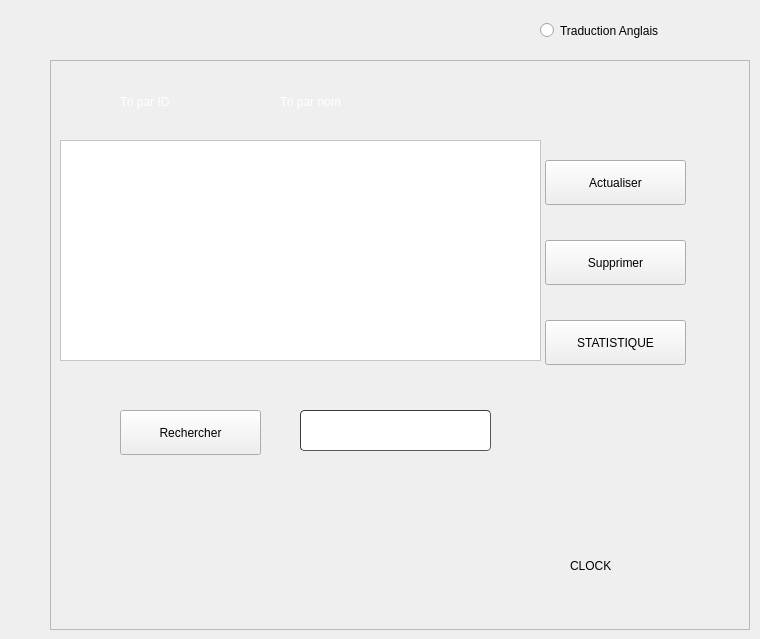
      <widget class="QWidget" name="tab_4">
       <attribute name="title">
        <string>Afficher Client</string>
       </attribute>
       <widget class="QFrame" name="frame_2">
        <property name="geometry">
         <rect>
          <x>50</x>
          <y>60</y>
          <width>700</width>
          <height>570</height>
         </rect>
        </property>
        <property name="frameShape">
         <enum>QFrame::StyledPanel</enum>
        </property>
        <property name="frameShadow">
         <enum>QFrame::Raised</enum>
        </property>
        <widget class="QTableView" name="tableView">
         <property name="geometry">
          <rect>
           <x>10</x>
           <y>80</y>
           <width>481</width>
           <height>221</height>
          </rect>
         </property>
         <property name="styleSheet">
          <string notr="true">background-color: rgb(255, 255, 255);
font: 75 9pt &quot;Arial&quot;;</string>
         </property>
        </widget>
        <widget class="QPushButton" name="pushButton_actualiser">
         <property name="geometry">
          <rect>
           <x>495</x>
           <y>100</y>
           <width>141</width>
           <height>45</height>
          </rect>
         </property>
         <property name="text">
          <string>Actualiser</string>
         </property>
         <property name="icon">
          <iconset resource="ressources.qrc">
           <normaloff>:/img/ressources/128439765_3597692763660753_3323737546201286996_n.png</normaloff>:/img/ressources/128439765_3597692763660753_3323737546201286996_n.png</iconset>
         </property>
         <property name="iconSize">
          <size>
           <width>30</width>
           <height>30</height>
          </size>
         </property>
        </widget>
        <widget class="QPushButton" name="pushButton_delete">
         <property name="geometry">
          <rect>
           <x>495</x>
           <y>180</y>
           <width>141</width>
           <height>45</height>
          </rect>
         </property>
         <property name="text">
          <string>Supprimer</string>
         </property>
         <property name="icon">
          <iconset resource="ressources.qrc">
           <normaloff>:/img/ressources/127960661_183172423452732_4500599527248670551_n.png</normaloff>:/img/ressources/127960661_183172423452732_4500599527248670551_n.png</iconset>
         </property>
         <property name="iconSize">
          <size>
           <width>30</width>
           <height>30</height>
          </size>
         </property>
        </widget>
        <widget class="QPushButton" name="pushButton_recherche">
         <property name="geometry">
          <rect>
           <x>70</x>
           <y>350</y>
           <width>141</width>
           <height>45</height>
          </rect>
         </property>
         <property name="text">
          <string>Rechercher</string>
         </property>
         <property name="icon">
          <iconset resource="ressources.qrc">
           <normaloff>:/img/ressources/icons8-google-web-recherche-50.png</normaloff>:/img/ressources/icons8-google-web-recherche-50.png</iconset>
         </property>
         <property name="iconSize">
          <size>
           <width>30</width>
           <height>30</height>
          </size>
         </property>
        </widget>
        <widget class="QLineEdit" name="lineEdit_rechercher">
         <property name="geometry">
          <rect>
           <x>250</x>
           <y>350</y>
           <width>191</width>
           <height>41</height>
          </rect>
         </property>
         <property name="styleSheet">
          <string notr="true">	border-width: 1px; border-radius: 4px;
	border-color: rgb(58, 58, 58);
	border-style: inset;
	padding: 0 8px;

	selection-background-color: rgb(187, 187, 187);
	selection-color: rgb(60, 63, 65);
color: rgb(255, 255, 255);</string>
         </property>
         <property name="placeholderText">
          <string>ID/NOM/PRENOM</string>
         </property>
        </widget>
        <widget class="QRadioButton" name="radioButton_2">
         <property name="geometry">
          <rect>
           <x>50</x>
           <y>26</y>
           <width>111</width>
           <height>31</height>
          </rect>
         </property>
         <property name="styleSheet">
          <string notr="true">background: rgb(255, 107, 114);
background-color: transparent;
color: rgb(255, 255, 255);</string>
         </property>
         <property name="text">
          <string>Tri par ID</string>
         </property>
        </widget>
        <widget class="QRadioButton" name="radioButton">
         <property name="geometry">
          <rect>
           <x>210</x>
           <y>26</y>
           <width>131</width>
           <height>31</height>
          </rect>
         </property>
         <property name="styleSheet">
          <string notr="true">background: rgb(255, 107, 114);
background-color: transparent;
color: rgb(255, 255, 255);</string>
         </property>
         <property name="text">
          <string>Tri par nom</string>
         </property>
        </widget>
        <widget class="QPushButton" name="pushButton_8">
         <property name="geometry">
          <rect>
           <x>495</x>
           <y>260</y>
           <width>141</width>
           <height>45</height>
          </rect>
         </property>
         <property name="text">
          <string>STATISTIQUE</string>
         </property>
         <property name="icon">
          <iconset resource="ressources.qrc">
           <normaloff>:/img/ressources/stat.png</normaloff>:/img/ressources/stat.png</iconset>
         </property>
         <property name="iconSize">
          <size>
           <width>30</width>
           <height>30</height>
          </size>
         </property>
        </widget>
        <widget class="QLabel" name="label_19">
         <property name="geometry">
          <rect>
           <x>520</x>
           <y>440</y>
           <width>281</width>
           <height>131</height>
          </rect>
         </property>
         <property name="styleSheet">
          <string notr="true">font: 57 12pt &quot; MT&quot;;
color: rgb(0, 0, 0);
font: 57 28pt &quot;Engravers MT&quot;;
background-color:transparent;</string>
         </property>
         <property name="text">
          <string>CLOCK</string>
         </property>
        </widget>
       </widget>
       <widget class="QRadioButton" name="radioButton_4">
        <property name="geometry">
         <rect>
          <x>540</x>
          <y>20</y>
          <width>211</width>
          <height>21</height>
         </rect>
        </property>
        <property name="text">
         <string>Traduction Anglais</string>
        </property>
       </widget>
      </widget>
